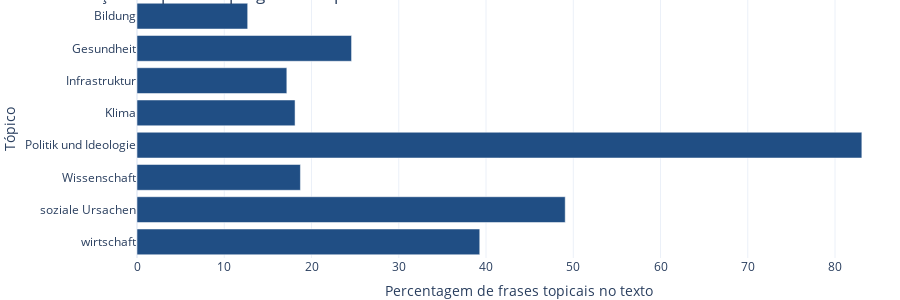

The notebook cell this image was saved under:
### Code cell
plot_topical_presence(
    sentences, 
    topics, 
    title=f"Presença de tópicos no programa do partido {selected_party.upper()}",
    color=party_data[selected_party]["color"],
)

### Figure 1 — Plotly figure (JSON) as saved in the notebook; plotly's stock layout.template omitted (floating-point values rounded to 4 significant figures)
{"data": [{"alignmentgroup": "True", "hovertemplate": "sentence_percentage=%{x}<br>topic=%{y}<extra></extra>", "legendgroup": "", "marker": {"color": "#204E84", "pattern": {"shape": ""}}, "name": "", "offsetgroup": "", "orientation": "h", "showlegend": false, "textposition": "auto", "type": "bar", "x": [12.68, 24.59, 17.17, 18.11, 83.07, 18.73, 49.08, 39.28], "xaxis": "x", "y": ["Bildung", "Gesundheit", "Infrastruktur", "Klima", "Politik und Ideologie", "Wissenschaft", "soziale Ursachen", "wirtschaft"], "yaxis": "y"}], "layout": {"barmode": "relative", "height": 300, "legend": {"tracegroupgap": 0}, "margin": {"b": 0, "l": 0, "pad": 0, "r": 0, "t": 0}, "title": {"text": "Presença de tópicos no programa do partido AFD"}, "xaxis": {"anchor": "y", "domain": [0, 1], "title": {"text": "Percentagem de frases topicais no texto"}}, "yaxis": {"anchor": "x", "categoryorder": "category descending", "domain": [0, 1], "title": {"text": "Tópico"}}}}
